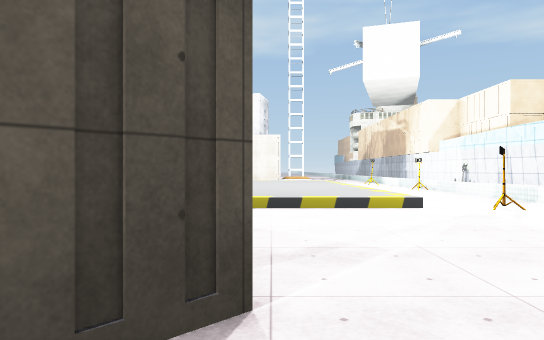
view 1 (above)

24 first-person views from a walk through a 3-D level made in the Unity game engine. The camera is 1.3 m above the floor, looks level and sees 70° across. The floor is counted in squares, 2 m on a side. Each view is taken from the middle of a square. On the plan, view 1 faces up. The plan holds only what a view shows up to about 11 squares ahead; the rest is blank. The place goes on beyond the plan. Some surface patterns are stand-ins.

view 2
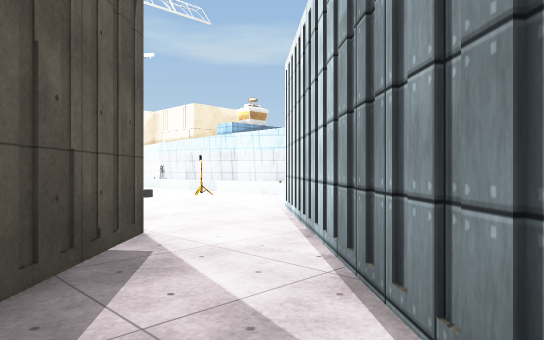

view 3
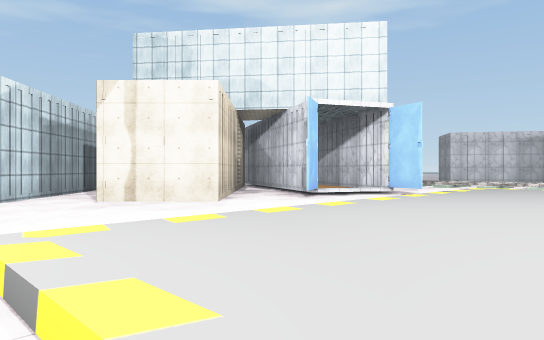

view 4
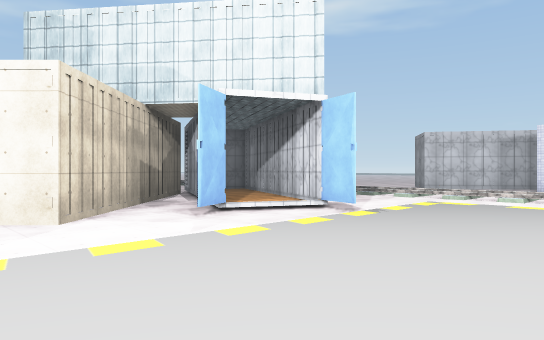

view 5
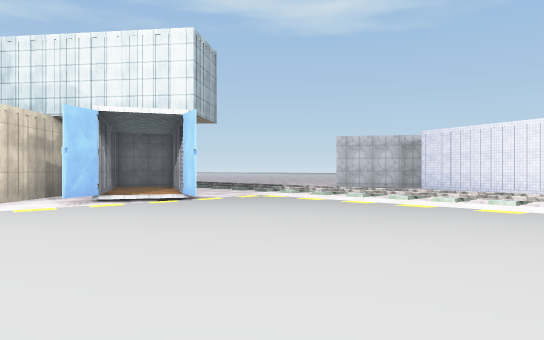

view 6
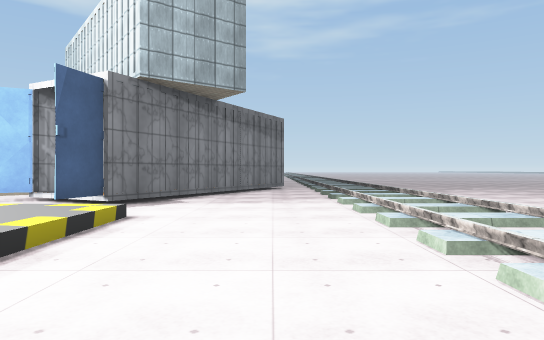

view 7
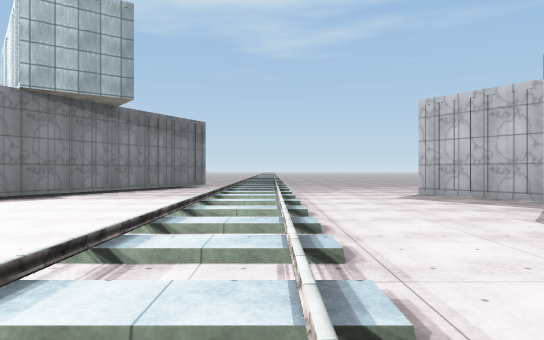

view 8
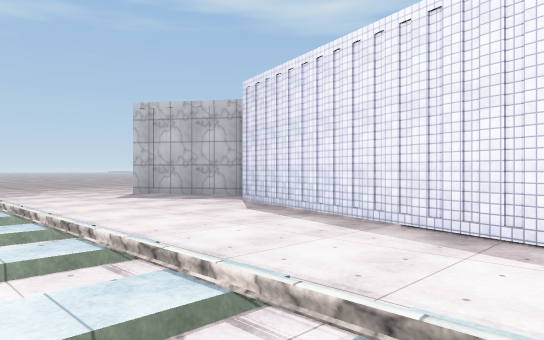

view 9
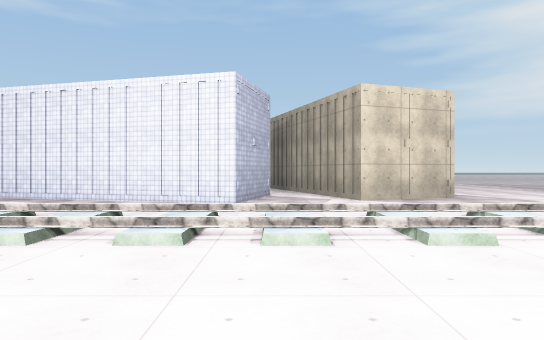

view 10
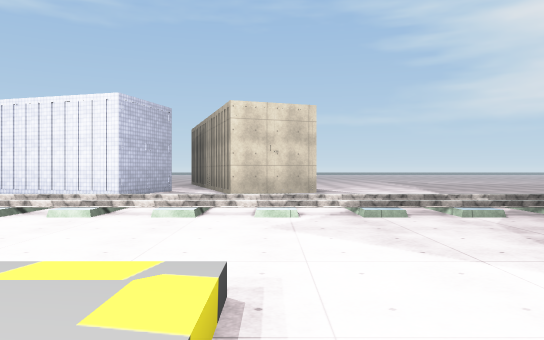

view 11
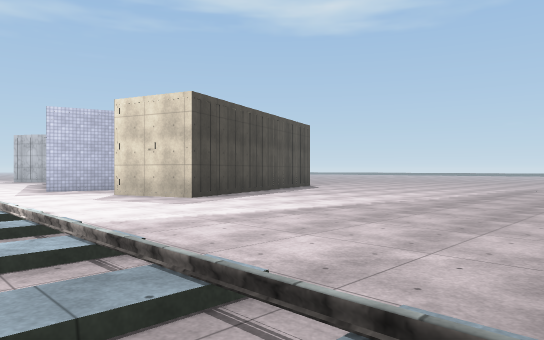

view 12
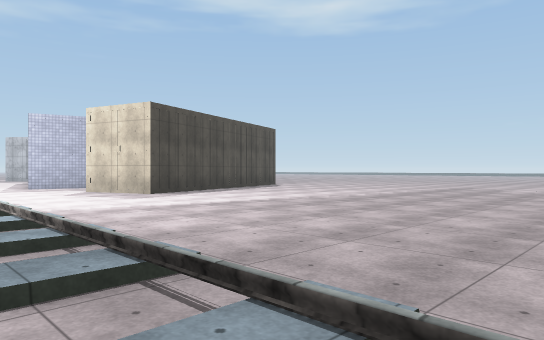

view 13
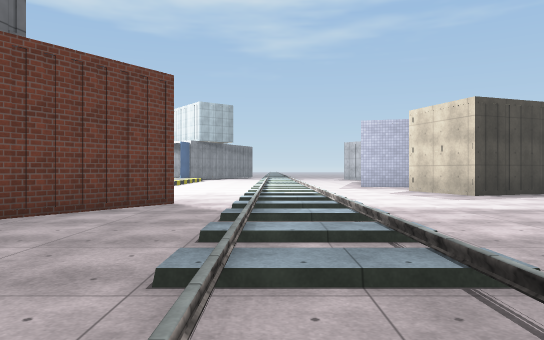

view 14
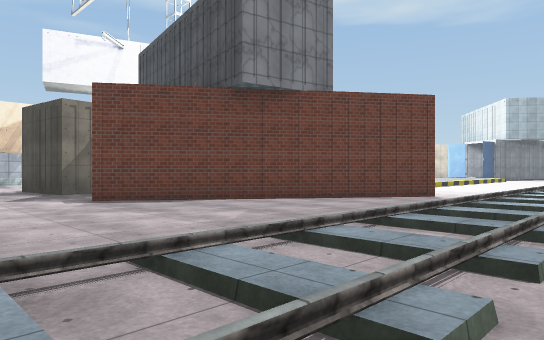

view 15
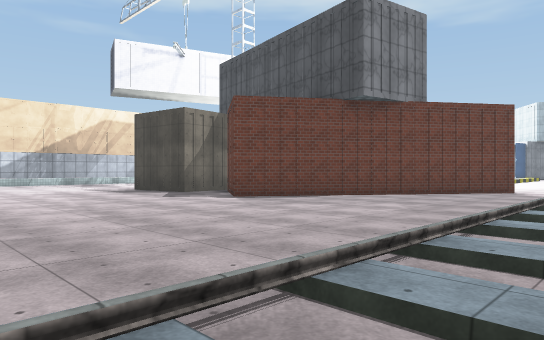

view 16
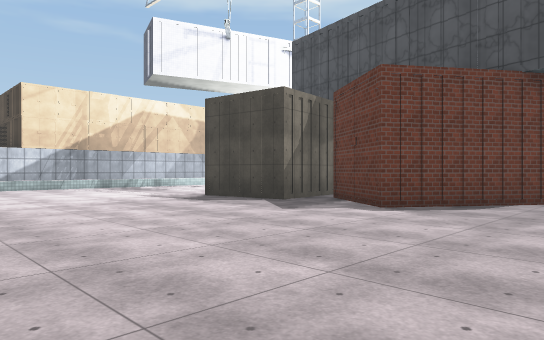

view 17
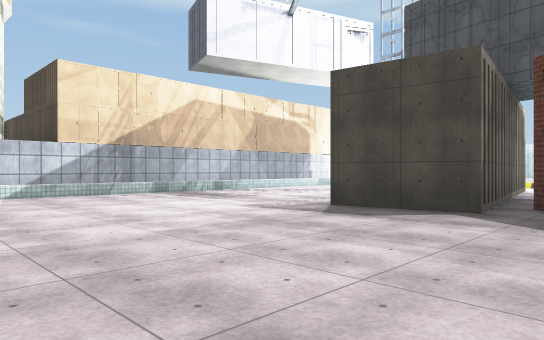

view 18
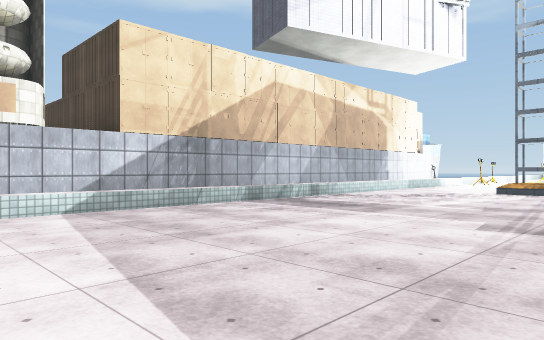

view 19
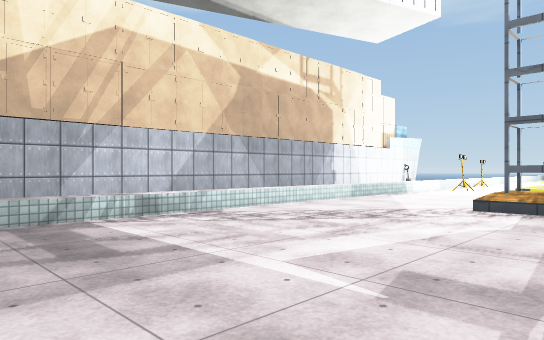

view 20
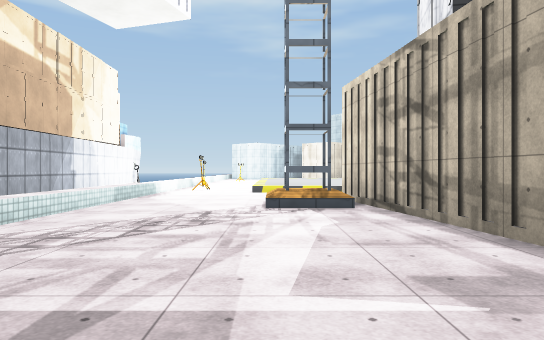

view 21
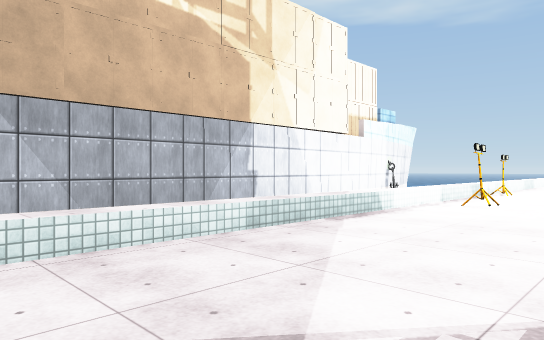

view 22
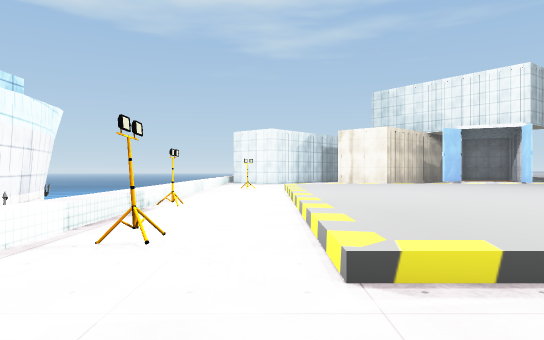

view 23
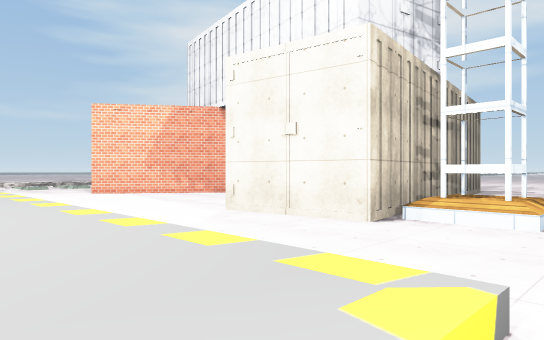

view 24
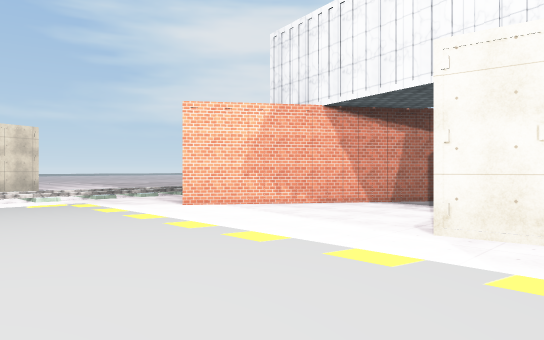

### Floor plan
Key: @ floor where view 1 was taken; # wall or solid block; . main floor; : floor 0.25 m higher than the main floor; / step, stairs or slope; ≈ water the walk keeps out of; O other object.
Columns run from 24 left of view 1 to 7 right of it. Each row starts with its distance up from view 1.
 34            //... ... ... ..
 33             ..................≈#
 32            //.................≈#
 31           .//.................≈#
 30            //.................≈#
 29          ..//................. #
 28     .......//.........##......≈#
 27 ...........//.....##.###......≈#
 26 ...........//....#######......≈#
 25 ...........//....###..##......≈#
 24 ...........//...###...###.....≈#
 23 .........../...####...###.....≈#
 22  ..........//.####....###//...≈#
 21   .........//.. #.....###//...≈#
 20    ........//.........##......≈#
 19     ..##.../..................≈#
 18      ###.../:.................≈#
 17      ###...//.../::::::::::.O.≈#
 16      #...../..../::::::::::...≈#
 15      ......//.../    ::::::...≈#
 14       ###..//...    :::::::...≈#
 13         #..//.. /::::::::::..O≈≈
 12        ##../... /::::::::::...≈
 11        #...//.../::::::::::...≈
 10        #...//.../::::::::::...
  9        #...//.../::::::::::...
  8       ##.../..../::::::::::...
  7       #....//.../::::::::::...
  6       .....//...............O.
  5      #...../.....#............
  4      ##....//...##/##........
  3       ##...//...#::#..#......
  2        ....//..##:##.###...#
  1        ..../ ..#:  #####..##
  0                    #  #.@##
 -1                        .##
 -2                       .##

Where each view was taken, in squares from view 1:
view 1: 0 up, 0 right, facing up
view 2: 2 down, 2 left, facing up-right
view 3: 10 up, 3 right, facing down-left
view 4: 10 up, 0 right, facing down-left
view 5: 14 up, 1 left, facing down-left
view 6: 12 up, 10 left, facing down
view 7: 13 up, 13 left, facing down
view 8: 13 up, 12 left, facing down-left
view 9: 15 up, 8 left, facing left
view 10: 18 up, 6 left, facing left
view 11: 27 up, 12 left, facing down-left
view 12: 29 up, 12 left, facing down-left
view 13: 29 up, 12 left, facing down
view 14: 31 up, 14 left, facing down-right
view 15: 34 up, 13 left, facing down-right
view 16: 34 up, 9 left, facing down-right
view 17: 34 up, 5 left, facing down-right
view 18: 34 up, 1 left, facing down-right
view 19: 29 up, 0 right, facing down-right
view 20: 29 up, 2 right, facing down
view 21: 24 up, 2 right, facing down-right
view 22: 20 up, 3 right, facing down
view 23: 16 up, 3 right, facing up-left
view 24: 15 up, 0 right, facing up-left
